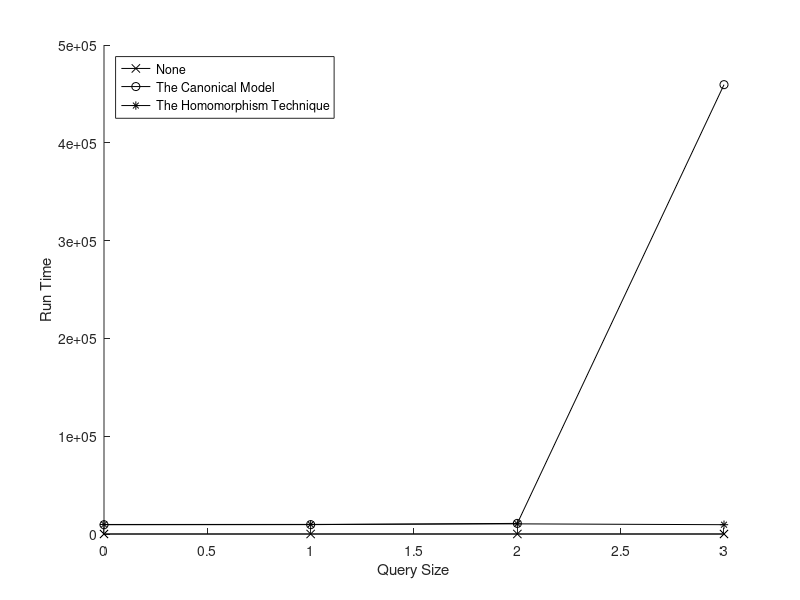

Reproduce this figure in MATLAB.
format long
A = [
	0	0.370000	9478.500000	9746.470000;
	1	0.430000	9580.750000	9811.110000;
	2	0.780000	10846.810000	10366.090000;
	3	1.440000	459444.560000	9517.320000;
];

hold on
f = plot(A(:,1), A(:,2), 'k-x');
f = plot(A(:,1), A(:,3), 'k-o');
f = plot(A(:,1), A(:,4), 'k-*');
hold off
xlabel('Query Size')
ylabel('Run Time')
legend('None', 'The Canonical Model', 'The Homomorphism Technique', 'Location', 'northwest')
saveas(f, '../img/ChildDescendantBranchRank2WildcardGraph.png');
